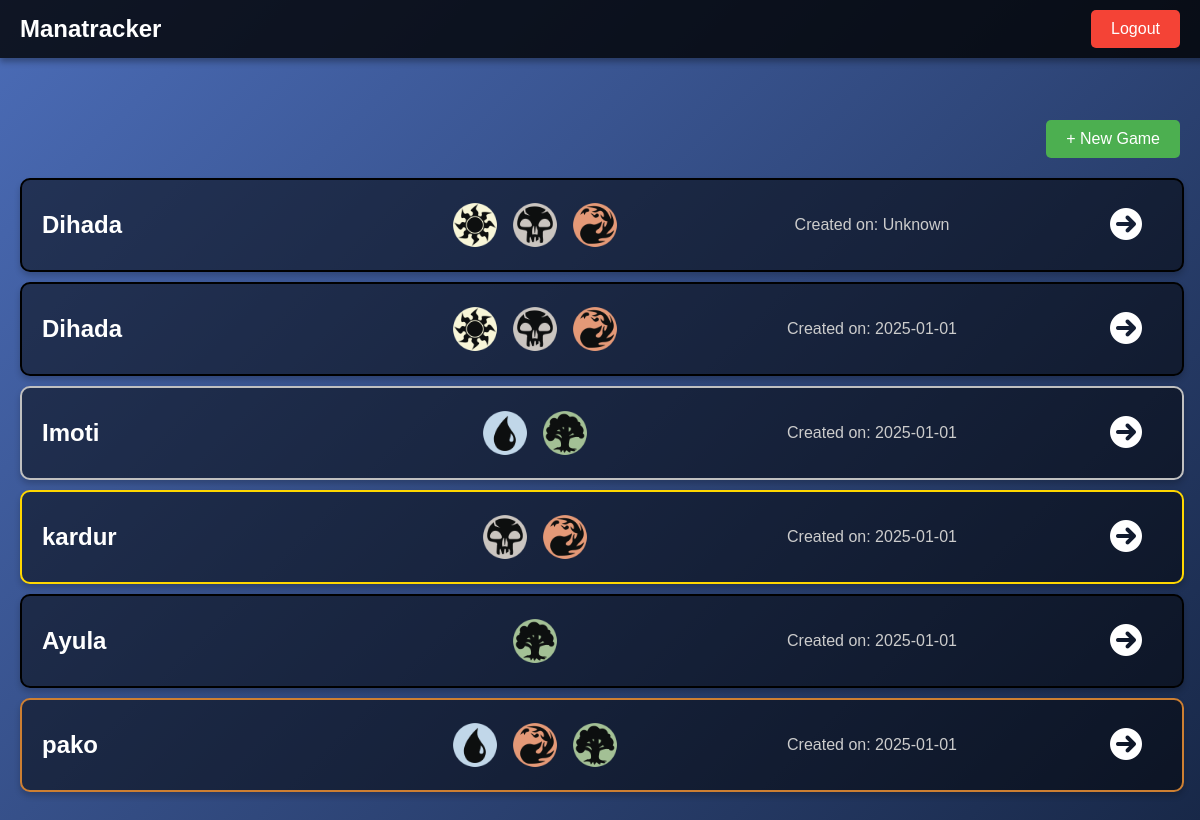
The page /dashboard (signed in) on the database its author committed.
### app.py (models this page shows)
class Game(db.Model):
    __tablename__ = 'game'
    id = db.Column(db.Integer, primary_key=True)
    name = db.Column(db.String(120), nullable=False)
    colors = db.Column(db.String(255))
    created_at = db.Column(db.DateTime, nullable=True, default=datetime.utcnow)
    sr_turn1 = db.Column(db.Boolean)
    result = db.Column(db.String(50))
    turns = db.Column(db.Integer)
    end_condition = db.Column(db.String(255))
    user_id = db.Column(db.Integer, db.ForeignKey('user.id'), nullable=False)
    user = db.relationship('User', back_populates='games')

### app.py (the view)
@app.route('/dashboard')
def dashboard():
    if 'user_id' not in session:
        return redirect(url_for('login'))
    user_id = session['user_id']
    games = Game.query.filter_by(user_id=user_id).all()
    return render_template('dashboard.html', games=games)

### templates/dashboard.html (shortened to what this page needs)
<!DOCTYPE html>
<html lang="en">
<head>
    <link rel="stylesheet" href="../static/css/dashboard.css">
    <link rel="stylesheet" href="https://cdnjs.cloudflare.com/ajax/libs/font-awesome/6.0.0-beta3/css/all.min.css">
</head>
<body>
    <header>
        <a href="index.html" class="logo">Manatracker</a>
        <a href="/logout" class="button">Logout</a>
    </header>
    <main>
        <div class="new-game">
            <a href="/new_game"><button>+ New Game</button></a>
        </div>
        <div class="cards-container">
            {% for game in games %}
            <div class="game-card"
                 style="
                     border-color:
                     {% if game.result == '1st' %}gold
                     {% elif game.result == '2nd' %}silver
                     {% elif game.result == '3rd' %}#cd7f32
                     {% else %}black{% endif %};
                 ">
                <div class="game-title">{{ game.name }}</div>
                <div class="game-images">
                    {% for color in game.colors.split(',') %}
                    <img src="../static/images/{{ color }}.png" alt="{{ color }}">
                    {% endfor %}
                </div>
                <div class="game-date">
                    Created on: {{ game.created_at.strftime('%Y-%m-%d') if game.created_at else 'Unknown' }}
                </div>
                <a href="#" class="game-info"><i class="fa-solid fa-circle-arrow-right"></i></a>
            </div>
            {% endfor %}
        </div>
    </main>
</body>
</html>

### static/css/dashboard.css (style rules this page uses)
body { font-family: Arial, sans-serif; margin: 0; padding: 0; background: linear-gradient(135deg, #4b6cb7, #182848); color: white; display: flex; justify-content: space-between; min-height: 100vh; height: 100%; text-align: center; }
header { position: fixed; top: 0; left: 0; width: 100%; display: flex; justify-content: space-between; align-items: center; padding: 10px 20px; background: rgba(0, 0, 0, 0.8); box-shadow: 0 4px 6px rgba(0, 0, 0, 0.3); color: white; z-index: 1000; }
.logo { font-size: 1.5rem; font-weight: bold; text-decoration: none; color: white; }
.button { padding: 10px 20px; font-size: 1rem; color: white; background: #f44336; border: none; border-radius: 5px; text-decoration: none; cursor: pointer; transition: background 0.3s ease; margin-right: 40px; }
main { margin-top: 100px; padding: 20px; width: calc(95%); }
.new-game { display: flex; justify-content: flex-end; margin-bottom: 20px; margin-right: -20px; }
.new-game button { background: #4caf50; color: white; padding: 10px 20px; font-size: 1rem; border: none; border-radius: 5px; cursor: pointer; transition: background 0.3s ease; }
.game-card { display: flex; align-items: center; justify-content: space-between; border: 2px solid gold; border-radius: 10px; padding: 20px; margin-bottom: 20px; background: rgba(0, 0, 0, 0.5); color: white; box-shadow: 0 4px 6px rgba(0, 0, 0, 0.2); width: calc(100% - 20px); margin: 10px auto; }
.game-title { font-size: 1.5rem; font-weight: bold; flex: 2; text-align: left; margin-right: 20px; }
.game-images { display: flex; gap: 10px; flex: 3; justify-content: center; }
.game-images img { width: 50px; height: 50px; border-radius: 5px; }
.game-date { flex: 2; font-size: 1rem; color: #ccc; text-align: center; }
.game-info { flex: 1; text-align: right; margin-right: 20px; color: #ffffff; text-decoration: none; font-weight: bold; font-size: 2rem; }

### rows shown on the page
Game: name "Dihada", colors "white,black,red" (drawn), created_at "Unknown"
Game: name "Dihada", colors "white,black,red" (drawn), created_at "2025-01-01"
Game: name "Imoti", colors "blue,green" (drawn), created_at "2025-01-01"
Game: name "kardur", colors "black,red" (drawn), created_at "2025-01-01"
Game: name "Ayula", colors (picture), created_at "2025-01-01"
Game: name "pako", colors "blue,red,green" (drawn), created_at "2025-01-01"
